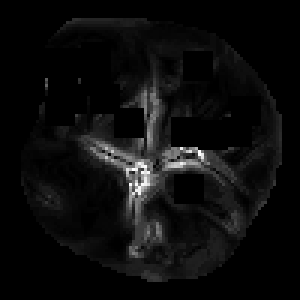
#> input picture score_pro/teeth_score/BB4_standard_template/test_6-7.png, 100 x 100 px (shown 3 times larger)
$ python -i unet_extract.py   (imports and definitions only)   (older library calls are emulated)
#> lines starting #> are read from the running program, lines starting #| are printed output that depends on the picture
### score_pro/teeth_score/U_net/code_python/model.py
#!/usr/bin/python3.6
#coding=utf-8

import numpy as np
import os
import skimage.io as io
import skimage.transform as trans
import numpy as np
from keras.models import *
from keras.layers import *
from keras.optimizers import *
from keras.callbacks import ModelCheckpoint, LearningRateScheduler
from keras import backend as keras

def merge(inputs, mode, concat_axis=-1):
    return concatenate(inputs, concat_axis)

def unet(pretrained_weights = None,input_size = (256,256,1)):
    inputs = Input(input_size)
    conv1 = Conv2D(64, 3, activation = 'relu', padding = 'same', kernel_initializer = 'he_normal')(inputs)
    conv1 = Conv2D(64, 3, activation = 'relu', padding = 'same', kernel_initializer = 'he_normal')(conv1)   # 256
    pool1 = MaxPooling2D(pool_size=(2, 2))(conv1)                                                           # 128

    conv2 = Conv2D(128, 3, activation = 'relu', padding = 'same', kernel_initializer = 'he_normal')(pool1)
    conv2 = Conv2D(128, 3, activation = 'relu', padding = 'same', kernel_initializer = 'he_normal')(conv2)
    pool2 = MaxPooling2D(pool_size=(2, 2))(conv2)                                                           # 64

    conv3 = Conv2D(256, 3, activation = 'relu', padding = 'same', kernel_initializer = 'he_normal')(pool2)
    conv3 = Conv2D(256, 3, activation = 'relu', padding = 'same', kernel_initializer = 'he_normal')(conv3)
    pool3 = MaxPooling2D(pool_size=(2, 2))(conv3)                                                           # 32

    conv4 = Conv2D(512, 3, activation = 'relu', padding = 'same', kernel_initializer = 'he_normal')(pool3)
    conv4 = Conv2D(512, 3, activation = 'relu', padding = 'same', kernel_initializer = 'he_normal')(conv4)
    drop4 = Dropout(0.5)(conv4)
    pool4 = MaxPooling2D(pool_size=(2, 2))(drop4)                                                           # 16

    conv5 = Conv2D(1024, 3, activation = 'relu', padding = 'same', kernel_initializer = 'he_normal')(pool4)
    conv5 = Conv2D(1024, 3, activation = 'relu', padding = 'same', kernel_initializer = 'he_normal')(conv5)
    drop5 = Dropout(0.5)(conv5)

    up6 = Conv2D(512, 2, activation = 'relu', padding = 'same', kernel_initializer = 'he_normal')(UpSampling2D(size = (2,2))(drop5))
    merge6 = merge([drop4,up6], mode = 'concat', concat_axis = 3)
    conv6 = Conv2D(512, 3, activation = 'relu', padding = 'same', kernel_initializer = 'he_normal')(merge6)
    conv6 = Conv2D(512, 3, activation = 'relu', padding = 'same', kernel_initializer = 'he_normal')(conv6)

    up7 = Conv2D(256, 2, activation = 'relu', padding = 'same', kernel_initializer = 'he_normal')(UpSampling2D(size = (2,2))(conv6))
    merge7 = merge([conv3,up7], mode = 'concat', concat_axis = 3)
    conv7 = Conv2D(256, 3, activation = 'relu', padding = 'same', kernel_initializer = 'he_normal')(merge7)
    conv7 = Conv2D(256, 3, activation = 'relu', padding = 'same', kernel_initializer = 'he_normal')(conv7)

    up8 = Conv2D(128, 2, activation = 'relu', padding = 'same', kernel_initializer = 'he_normal')(UpSampling2D(size = (2,2))(conv7))
    merge8 = merge([conv2,up8], mode = 'concat', concat_axis = 3)
    conv8 = Conv2D(128, 3, activation = 'relu', padding = 'same', kernel_initializer = 'he_normal')(merge8)
    conv8 = Conv2D(128, 3, activation = 'relu', padding = 'same', kernel_initializer = 'he_normal')(conv8)

    up9 = Conv2D(64, 2, activation = 'relu', padding = 'same', kernel_initializer = 'he_normal')(UpSampling2D(size = (2,2))(conv8))
    merge9 = merge([conv1,up9], mode = 'concat', concat_axis = 3)
    conv9 = Conv2D(64, 3, activation = 'relu', padding = 'same', kernel_initializer = 'he_normal')(merge9)
    conv9 = Conv2D(64, 3, activation = 'relu', padding = 'same', kernel_initializer = 'he_normal')(conv9)
    conv9 = Conv2D(2, 3, activation = 'relu', padding = 'same', kernel_initializer = 'he_normal')(conv9)

    conv10 = Conv2D(1, 1, activation = 'sigmoid')(conv9)

    model = Model(inputs = inputs, outputs = conv10)

    model.compile(optimizer = Adam(lr = 1e-4), loss = 'binary_crossentropy', metrics = ['accuracy'])

    #model.summary()

    if(pretrained_weights):
    	model.load_weights(pretrained_weights)

    return model

### score_pro/teeth_score/unet_extract.py
#!/usr/bin/python3.6
# coding=utf-8
#
# 龋齿识别,针对术中图片

from teeth_score.U_net.code_python.model import *

import os
import cv2
from imutils import paths

# os.environ["CUDA_VISIBLE_DEVICES"] = "-1"

TARGET_INPUT_SIZE = (128, 128)
MODEL_INPUT_SIZE = TARGET_INPUT_SIZE + (1, )
# PATH_MODEL_HDF5 = "./U_net/model_hdf5/unet_128.hdf5"
PATH_MODEL_HDF5 = "D:/WorkingFolder/Git/teeth_pro/score_pro/teeth_score/U_net/model_hdf5/unet_128.hdf5"

TARGET_FILL_INPUT_SIZE = (128, 128)
MODEL_FILL_INPUT_SIZE = TARGET_FILL_INPUT_SIZE + (3, )
# PATH_MODEL_HDF5 = "./U_net/model_hdf5/unet_128.hdf5"
PATH_MODEL_FILL_HDF5 = "D:/WorkingFolder/Git/teeth_pro/score_pro/teeth_score/U_net/model_hdf5/unet_128_fill.hdf5"


def image_proc(img, target_size=(128, 128)):
    img = cv2.cvtColor(img, cv2.COLOR_BGR2GRAY)
    img = img / 255
    img = cv2.resize(img, target_size)
    img = np.reshape(img, img.shape + (1, ))
    img = np.reshape(img, (1, ) + img.shape)
    return img


def image_fillarea_proc(img, target_size=(128, 128)):
    img = cv2.cvtColor(img, cv2.COLOR_BGR2RGB)
    img = cv2.resize(img, target_size)
    # cv2.imshow('rgb', img)
    img = img / 255
    img = np.reshape(img, (1, ) + img.shape)
    return img


# [1 line that did not run here, left out]
# [1 line not run here, left out]
# [1 line that did not run here, left out]
# [1 line not run here, left out]


# print("unet模型已加载")
def unet_extract_fillteeth(roi_image):
    # 获得网络的输入图片
    pre_image = image_proc(roi_image)
    # 调用模型进行分割
    results = model.predict(pre_image)  # shape: (1, 256, 256, 1)
    # 网络输出图片(float型,范围0-1)
    predicted_image = results[0, :, :, 0]
    # print("\n[INFO] Predict Done")

    mark_uint8 = np.zeros((128, 128), dtype=np.uint8)
    mark_uint8[predicted_image > 0.8] = 255

    # 标记滤波,查找最大外轮廓
    _, contours, hierarchy = cv2.findContours(mark_uint8.copy(),
                                              cv2.RETR_EXTERNAL,
                                              cv2.CHAIN_APPROX_SIMPLE)
    # 创建滤波后的标记模版
    mark_filted = np.zeros(mark_uint8.shape[0:2], dtype=np.uint8)
    if contours:
        maxcnt = max(contours, key=lambda x: cv2.contourArea(x))
        cv2.drawContours(mark_uint8, [maxcnt], -1, 255, -1)
        # 在模版上画出最大轮廓(即滤除外部小轮廓,并填充内部小轮廓)
        cv2.drawContours(mark_filted, [maxcnt], -1, 255, -1)

    return mark_filted


def unet_extract_fillarea(roi_image):
    # 获得网络的输入图片
    pre_image = image_fillarea_proc(roi_image)
    # 调用模型进行分割
    results = model_fill.predict(pre_image)  # shape: (1, 256, 256, 1)
    # 网络输出图片(float型,范围0-1)
    predicted_image = results[0, :, :, 0]

    mark_uint8 = np.zeros((128, 128), dtype=np.uint8)
    mark_uint8[predicted_image > 0.6] = 255
    # cv2.imshow('mark_p', mark_uint8)
    return mark_uint8

>>> import cv2
>>> picture = cv2.imread('BB4_standard_template/test_6-7.png')
#> picture is the input picture: shape (100, 100, 3); min 0, max 255, mean 12.7
>>> result = unet_extract_fillteeth(picture)
#> in image_proc, `img = cv2.resize(img, target_size)`:
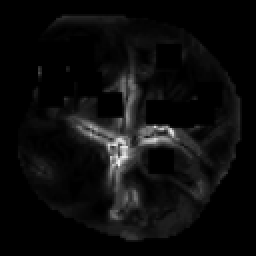
#> img: shape (128, 128) float64 (shown 2 times larger); min 0, max 0.949, mean 0.0499
#> (the run stopped early here; a loop or call above may not have finished)
